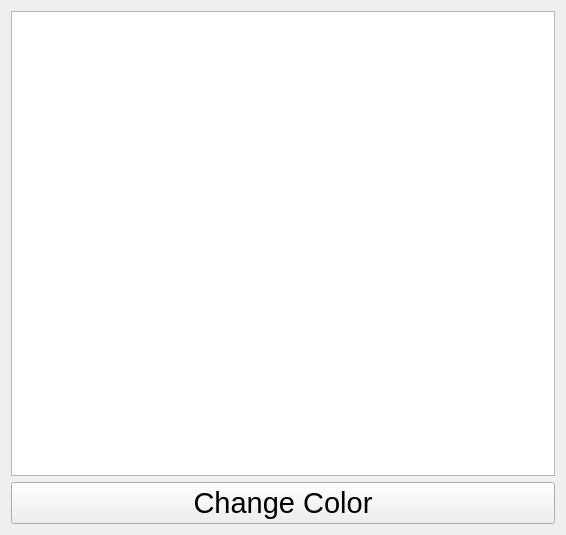
<?xml version="1.0" encoding="UTF-8"?>
<ui version="4.0">
 <class>Form</class>
 <widget class="QWidget" name="Form">
  <property name="geometry">
   <rect>
    <x>0</x>
    <y>0</y>
    <width>566</width>
    <height>535</height>
   </rect>
  </property>
  <property name="windowTitle">
   <string>Form</string>
  </property>
  <layout class="QVBoxLayout" name="verticalLayout">
   <item>
    <widget class="QTextEdit" name="textEdit">
     <property name="font">
      <font>
       <pointsize>36</pointsize>
      </font>
     </property>
    </widget>
   </item>
   <item>
    <widget class="QPushButton" name="pushButton">
     <property name="font">
      <font>
       <pointsize>22</pointsize>
      </font>
     </property>
     <property name="text">
      <string>Change Color</string>
     </property>
    </widget>
   </item>
  </layout>
 </widget>
 <resources/>
 <connections/>
</ui>
